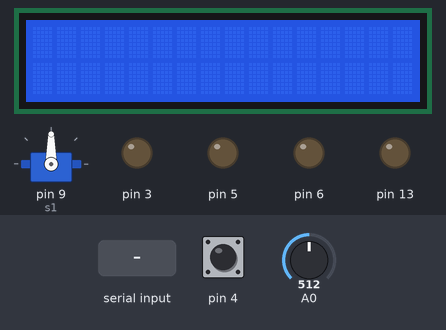
Bench run of a sketch on a simulated Arduino Uno, built with avr-gcc and run on an emulated ATmega328P. Parts: servo, 16×2 character LCD, output pins drawn as LEDs (lit = HIGH). The inputs (shaded band) are chosen by the test bench; at power-on: pin 4 HIGH, A0 = 512. What the sketch prints to the serial monitor is not drawn.

Above: at 1.2 s.
1.3 s: "A90\n" received over Serial
At 3.0 s:
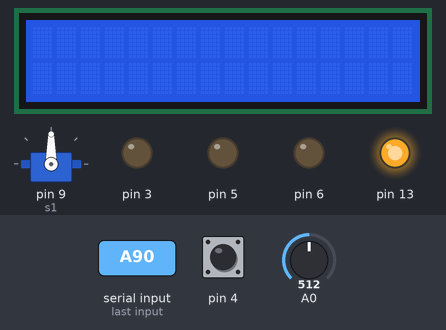
3.8 s: "S,45\n" received over Serial
At 6.0 s:
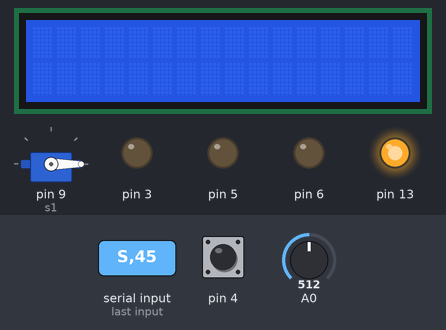
6.3 s: "a90\n" received over Serial
At 7.9 s:
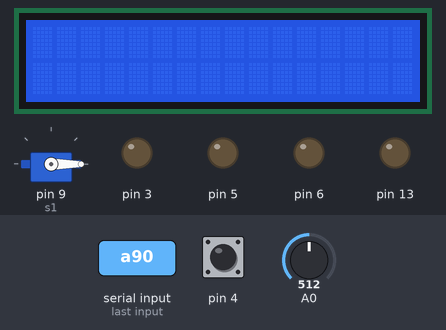
8.8 s: "R90\n" received over Serial
At 11.0 s:
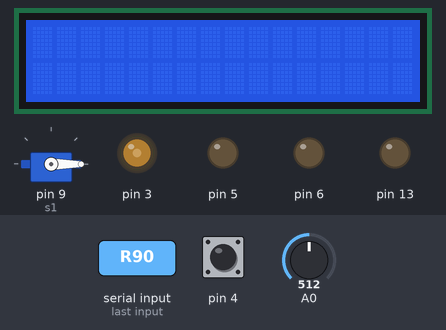
11.3 s: "A,45\n" received over Serial
At 12.9 s:
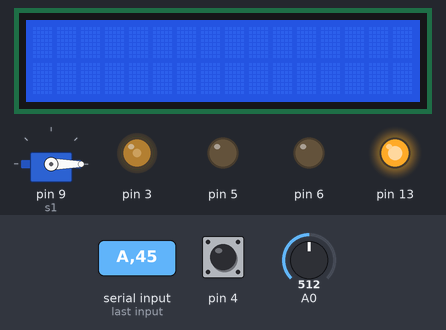
13.8 s: "S90\n" received over Serial
At 16.1 s:
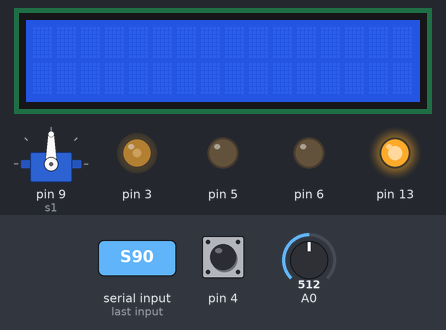
Timing chart, 0 to 17.3 s (numbered marks = the images above; inputs shaded):
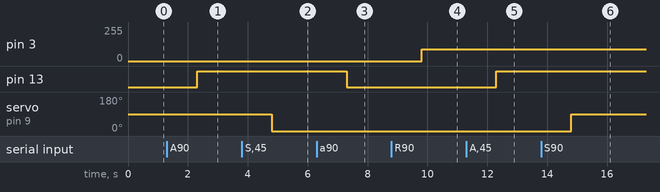

Measured:
- after the input at 1.3 s, pin 13: LOW → HIGH after 1.0 s
- after the input at 3.8 s, servo on pin 9 (s1): 90° → 0° after 1.0 s
- after the input at 6.3 s, pin 13: HIGH → LOW after 1.0 s
- after the input at 8.8 s, pin 3: 0/255 → 90/255 after 1.0 s
- after the input at 11.3 s, pin 13: LOW → HIGH after 1.0 s
- after the input at 13.8 s, servo on pin 9 (s1): 0° → 90° after 1.0 s

The sketch:

Communication_to_Csharp.ino
```cpp
#include<Servo.h>
#include <Wire.h>
#include <LiquidCrystal_I2C.h>

// Set the LCD address to 0x27 for a 16 chars and 2 line display
LiquidCrystal_I2C lcd(0x27, 16, 2);

String data;
char d1;
String x;
int servoval;
int ledval;
Servo s1;
unsigned long lastDebounceTime = 0; // Last time output pin toggled
unsigned long debounceDelay = 5;
int buttonState;
int lastButtonState = HIGH;

void setup() {
  Serial.begin(9600);
  pinMode(13, OUTPUT);
  pinMode(3, OUTPUT);
  pinMode(5, OUTPUT);
  pinMode(6, OUTPUT);
  pinMode(4, INPUT_PULLUP);
  s1.attach(9); //Servo Channel

  // initialize the LCD
  lcd.begin();

  // Turn on the blacklight and print a message.
  lcd.backlight();

}

void loop() {
  // put your main code here, to run repeatedly:
  if(Serial.available()){
    data = Serial.readString();

    d1 = data.charAt(0);

    switch(d1){
      case 'A': // LED13 ON
      digitalWrite(13, HIGH);
      break;
      case 'a': // LED13 OFF
      digitalWrite(13, LOW);
      break;

      case 'S': //Set servo angle
      x = data.substring(1);
      servoval = x.toInt();
      s1.write(servoval);
      delay(100);
      break;

      case 'R': //Set RedLed val
      x = data.substring(1);
      ledval = x.toInt();
      analogWrite(3, ledval);
      break;

      case 'G': //Set GreenLed val
      x = data.substring(1);
      ledval = x.toInt();
      analogWrite(5, ledval);
      break;

      case 'Y': //Set YellowLed val
      x = data.substring(1);
      ledval = x.toInt();
      analogWrite(6, ledval);
      break;

      case 'T':
      lcd.clear();
      x = data.substring(1);
      lcd.print(x);
      break;
    }
  }
  HandleButton();
  HandlePot();
}

void HandleButton(void){
  int reading = digitalRead(4);

  if (reading != lastButtonState) {
    lastDebounceTime = millis();
  }

  if ((millis() - lastDebounceTime) > debounceDelay){
    if (reading != buttonState) {
      buttonState = reading;
      if (buttonState == HIGH){
        Serial.println("p");
      }
    }
  }
  lastButtonState = reading;
}
void HandlePot(void){
  String val;
  static int old = 0;
  int current = 0, upper, lower;
  current = analogRead(A0);
  upper = current + 2;
  lower = current - 2;
  if (current !=old){
    if((old <= lower) || (old >= upper)){
      val = String(current);
      Serial.print("v");
      Serial.println(val);
      old = current;
      }
    }

}
```
